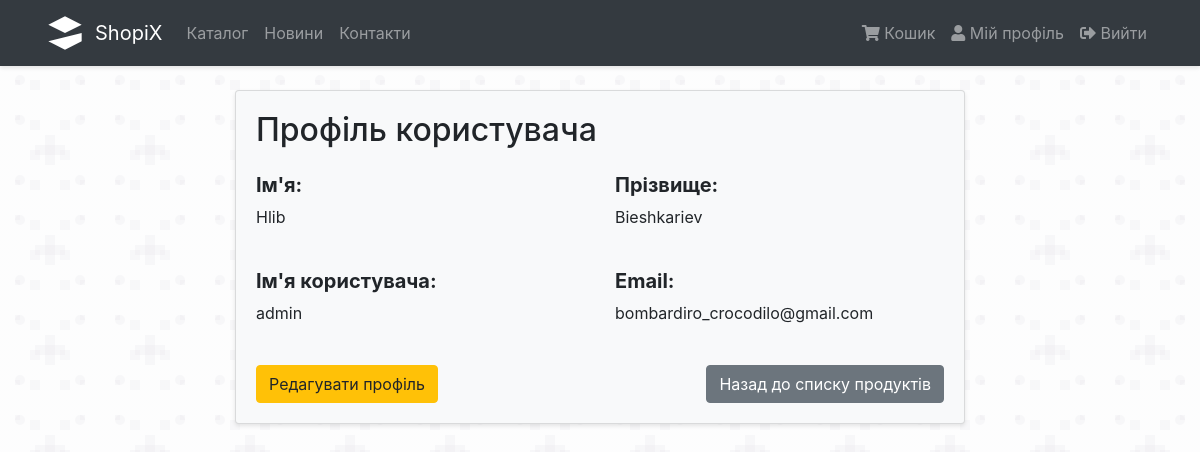
/auth/profile/2 (signed in), run on the app's committed database.
### proj/auth/models.py (models this page shows, shortened)
class User(UserMixin, db.Model):
    id = db.Column(db.Integer, primary_key=True)
    username = db.Column(db.String(32), unique=True, nullable=False)
    email = db.Column(db.String(100), unique=True, nullable=False)
    password = db.Column(db.String(255), nullable=False)
    name = db.Column(db.String(64), unique=False, nullable=False)
    surname = db.Column(db.String(64), unique=False, nullable=False)
    orders = db.relationship('Order', backref='user', lazy=True)
    role = db.relationship('Role', backref='users', lazy=True)
    role_id = db.Column(db.Integer, db.ForeignKey('role.id'), nullable=False)

### proj/auth/routes.py (the view)
@auth.route('/profile/<int:id>')
@login_required
def profile(id):
    user = User.query.get_or_404(id)
    return render_template('auth/user_details.html', user=user)

### proj/__init__.py (called while the page is built)
@login_manager.user_loader
def load_user(user_id):
    from proj.auth.models import User
    return User.query.get(int(user_id))

### proj/templates/auth/user_details.html
{% extends "layout.html" %}
{% block content %}
    <div class="row justify-content-center">
        <div class="col-md-8">
            <div class="card bg-light">
                <div class="card-body">
                    <h2 class="card-title mb-4">Профіль користувача</h2>
                    <div class="row mb-4">
                        <div class="col-md-6">
                            <h5 class="font-weight-bold">Ім'я:</h5>
                            <p>{{ user.name }}</p>
                        </div>
                        <div class="col-md-6">
                            <h5 class="font-weight-bold">Прізвище:</h5>
                            <p>{{ user.surname }}</p>
                        </div>
                    </div>
                    <div class="row mb-4">
                        <div class="col-md-6">
                            <h5 class="font-weight-bold">Ім'я користувача:</h5>
                            <p>{{ user.username }}</p>
                        </div>
                        <div class="col-md-6">
                            <h5 class="font-weight-bold">Email:</h5>
                            <p>{{ user.email }}</p>
                        </div>
                    </div>
                    <div class="d-flex justify-content-between align-items-center mt-4">
                        <a href="{{ url_for('auth.edit_profile', id=user.id) }}" class="btn btn-warning">
                            Редагувати профіль
                        </a>
                        <a href="{{ url_for('products.index') }}" class="btn btn-secondary">
                            Назад до списку продуктів
                        </a>
                    </div>
                </div>
            </div>
        </div>
    </div>
{% endblock %}

### proj/templates/layout.html (style rules this page uses)
body { background-color: #f8f9fa; min-height: 100vh; }
.card { background-color: rgba(255, 255, 255, 0.9); box-shadow: 0 2px 4px rgba(0, 0, 0, 0.1); }

### data on the page
User: name "Hlib", surname "Bieshkariev", username "admin", email "bombardiro_crocodilo@gmail.com"
